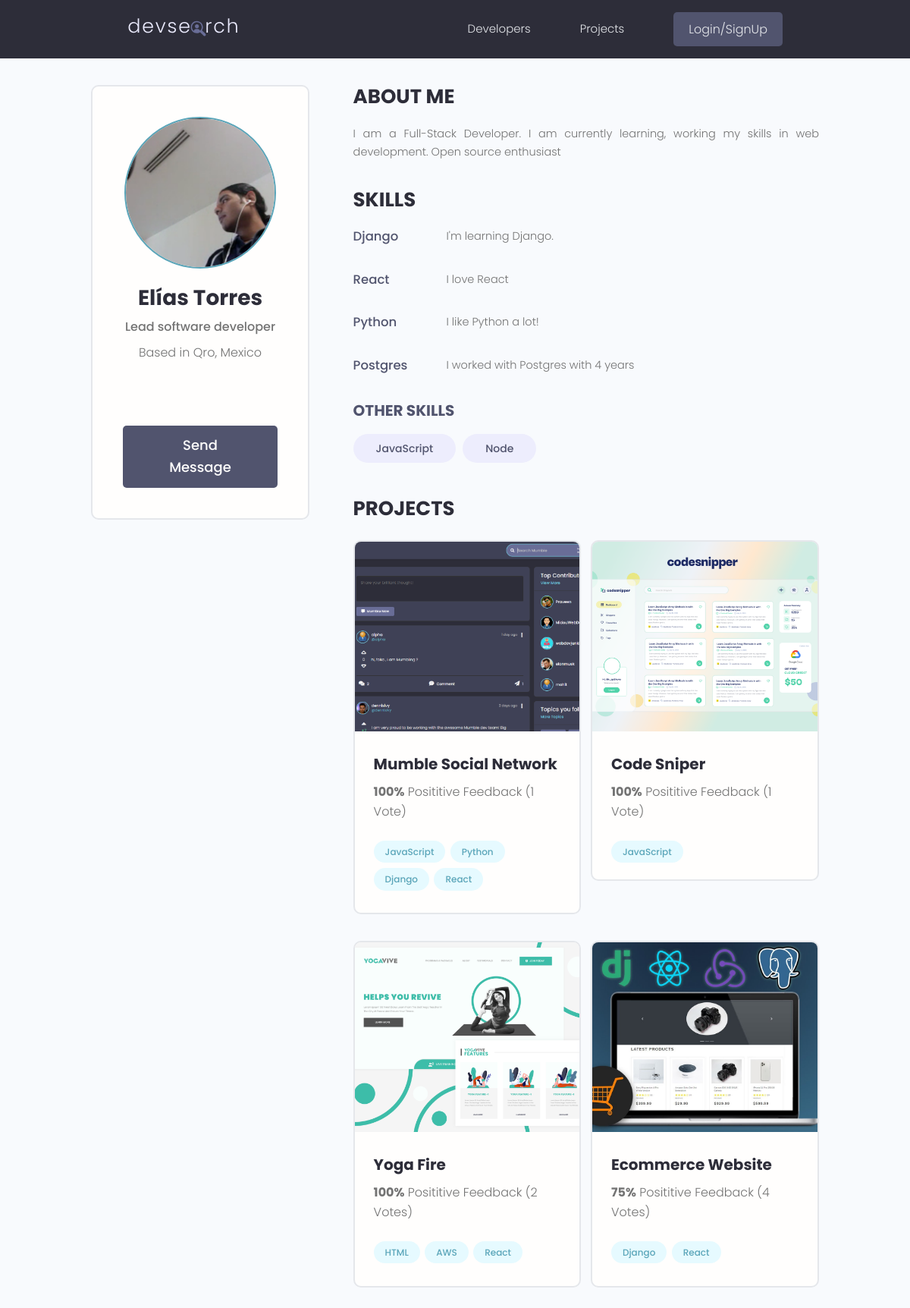
The app's page /profile/b2b75a1e-cc45-43dd-86e1-705ffecfcf68/ with its own data.
### developer/models.py (models this page shows, shortened)
class Developer(models.Model):
    id = models.UUIDField(default=uuid.uuid4,
                          primary_key=True, unique=True, editable=False)
    user = models.OneToOneField(User, on_delete=models.CASCADE, null=True)
    name = models.CharField(max_length=200, blank=True, null=True)
    email = models.EmailField(max_length=200, blank=True, null=True)
    username = models.CharField(max_length=200, blank=True, null=True)
    location = models.CharField(max_length=200, blank=True, null=True)
    short_intro = models.CharField(max_length=200, blank=True, null=True)
    bio = models.TextField(blank=True, null=True)
    profile_image = models.ImageField(
        upload_to='profiles/', blank=True, null=True, default='profiles/user-default.png')
    social_github = models.CharField(max_length=200, blank=True, null=True)
    social_twitter = models.CharField(max_length=200, blank=True, null=True)
    social_linkedin = models.CharField(max_length=200, blank=True, null=True)
    social_youtube = models.CharField(max_length=200, blank=True, null=True)
    social_website = models.CharField(max_length=200, blank=True, null=True)
    social_stackoverflow = models.CharField(
        max_length=200, blank=True, null=True)
    created = models.DateTimeField(auto_now_add=True)

class Skill(models.Model):
    id = models.UUIDField(default=uuid.uuid4,
                          primary_key=True, unique=True, editable=False)
    developer = models.ForeignKey(Developer, on_delete=models.CASCADE)
    name = models.CharField(max_length=200, blank=True, null=True)
    description = models.TextField(blank=True, null=True)
    created = models.DateTimeField(auto_now_add=True)
    def __str__(self):
        return str(self.name)

### project/models.py (models this page shows, shortened)
class Project(models.Model):
    id = models.UUIDField(default=uuid.uuid4,
                          primary_key=True, unique=True, editable=False)
    owner = models.ForeignKey(Developer, null=True,
                              blank=True, on_delete=models.CASCADE)
    title = models.CharField(max_length=200, unique=True)
    description = models.TextField(null=True, blank=True)
    featured_image = models.ImageField(
        null=True, blank=True, default='default.jpg')
    demo_link = models.CharField(max_length=2000, null=True, blank=True)
    source_link = models.CharField(max_length=2000, null=True, blank=True)
    tags = models.ManyToManyField('Tag', blank=True)
    vote_total = models.IntegerField(default=0, null=True, blank=True)
    vote_ratio = models.IntegerField(default=0, null=True, blank=True)
    created = models.DateTimeField(auto_now_add=True)
    class Meta:
        ordering = ['-vote_ratio']

class Tag(models.Model):
    id = models.UUIDField(default=uuid.uuid4,
                          primary_key=True, unique=True, editable=False)
    name = models.CharField(max_length=200)
    created = models.DateTimeField(auto_now_add=True)
    def __str__(self):
        return self.name

### developer/views.py (the view)
# urls.py: path('profile/<str:pk>/', views.profile, name='profile'),
def profile(request, pk):
    developer = Developer.objects.get(pk=pk)
    top_skills = developer.skill_set.exclude(description__exact='')
    other_skills = developer.skill_set.filter(description='')[:5]
    context = {'developer': developer,
               'top_skills': top_skills, 'other_skills': other_skills}
    template_name = 'developer/profile.html'
    return render(request, template_name, context)

### developer/templates/developer/profile.html (shortened to what this page needs)
{% extends 'main.html' %}
{% block content %}
<main class="profile my-md">
    <div class="container">
        <div class="layout">
            <div class="column column--1of3">
                <div class="card text-center">
                    <div class="card__body dev">
                        <img class="avatar avatar--xl" src="{{ developer.profile_image.url }}" />
                        <h2 class="dev__name">{{ developer.name }}</h2>
                        <p class="dev__title">{{ developer.short_intro }}</p>
                        <p class="dev__location">Based in {{ developer.location }}</p>
                        <ul class="dev__social">
                        </ul>
                        {% if request.user.developer.id != developer.id %}
                        <a href="{% url 'developer:create_message' developer.id %}" class="btn btn--sub btn--lg">
                            Send Message
                        </a>
                        {% endif%}
                    </div>
                </div>
            </div>
            <div class="column column--2of3">
                <div class="devInfo">
                    <h3 class="devInfo__title">About Me</h3>
                    <p class="devInfo__about">
                        {{ developer.bio }}
                    </p>
                </div>
                <div class="devInfo">
                    <h3 class="devInfo__title">Skills</h3>
                    <div class="devInfo__skills">
                        {% for top_skill in top_skills %}
                        <div class="devSkill">
                            <h4 class="devSkill__title">{{ top_skill.name }}</h4>
                            <p class="devSkill__info">
                                {{ top_skill.description }}
                            </p>
                        </div>
                        {% endfor %}
                        <h3 class="devInfo__subtitle">Other Skills</h3>
                        <div class="devInfo__otherSkills">
                            {% for other_skill in other_skills %}
                            <span class="tag tag--pill tag--sub tag--lg">
                                <small>{{ other_skill }}</small>
                            </span>
                            {% endfor %}
                        </div>
                    </div>
                </div>
                <div class="devInfo">
                    <h3 class="devInfo__title">Projects</h3>
                    <div class="grid grid--two">
                        {% for project in developer.project_set.all %}
                        <div class="column">
                            <div class="card project">
                                <a href="{% url 'project:project' project.id %}" class="project">
                                    <img class="project__thumbnail" src="{{ project.featured_image.url }}"
                                        alt="project thumbnail" />
                                    <div class="card__body">
                                        <h3 class="project__title">{{ project.title }}</h3>
                                        <p class="project--rating">
                                            <span style="font-weight: bold;">{{ project.vote_ratio }}%</span>
                                            Posititive Feedback ({{ project.vote_total }}
                                            Vote{{project.vote_total|pluralize:"s"}})
                                        </p>
                                        <div class="project__tags">
                                            {% for tag in project.tags.all %}
                                            <span class="tag tag--pill tag--main">
                                                <small>{{ tag }}</small>
                                            </span>
                                            {% endfor %}
                                        </div>
                                    </div>
                                </a>
                            </div>
                        </div>
                        {% endfor %}
                    </div>
                </div>
            </div>
        </div>
    </div>
</main>
{% endblock %}

### static/styles/app.css (style rules this page uses)
:root { --color-sub: #2d2d39; }
.btn--sub { background-color: var(--color-sub-light); }
.card { border: 2px solid var(--color-light); }
img { width: 100%; }
.profile .card > .dev { padding: 4rem; }
.dev__name { color: var(--color-sub); font-size: 2.8rem; font-weight: 700; margin-top: 1rem; margin-bottom: 0.5rem; }
.dev__title { font-size: 1.6rem; font-weight: 500; line-height: 1.3; }
.dev__location { margin-top: 1rem; }
.dev__social { margin: 3rem 0; list-style: none; display: flex; justify-content: center; gap: 1.5rem; }
.devInfo { margin-bottom: 3rem; }
.devInfo__title, .devInfo__subtitle { font-size: 2.6rem; color: var(--color-sub); text-transform: uppercase; font-weight: 700; margin-bottom: 1.5rem; }
.devInfo__subtitle { font-size: 2rem; color: var(--color-sub-light); }
.devInfo__about, .devSkill__info { font-size: 1.45rem; line-height: 1.7; text-align: justify; }
.devSkill { margin-bottom: 3rem; }
.devSkill__title { font-size: 1.65rem; font-weight: 500; color: var(--color-sub-light); }
@media screen and (min-width: 700px) { .devSkill { display: flex; justify-content: space-between; gap: 3rem; } }
@media screen and (min-width: 700px) { .devSkill__info { flex-basis: 80%; } }
.project--rating { margin-bottom: 1.6em; margin-top: .5em; }
.project__thumbnail { height: 25rem; object-fit: cover; object-position: top center; }
.project__title { font-size: 2rem; font-weight: 700; color: var(--color-sub); }

### static/uikit/styles/modules/_variables.css (style rules this page uses)
:root { --color-main: #5aa5b9; --color-main-light: #e6faff; --color-sub: #3f4156; --color-sub-light: #51546e; --color-sub-lighter: #ededfd; --color-text: #737373; --color-gray: #8b8b8b; --color-light: #e5e7eb; --color-light-gray: #767676; --color-bg: #f8fafd; --color-white: #fffefd; --color-white-light: #f3f3f3; --color-success: #359e64; --color-success-bg: #def8e8; --color-error: #fc4b0b; --color-error-bg: #fff2ee; --font-base: 'Poppins', arial, helvetica, 'Segoe UI', roboto, ubuntu, sans-serif; --font-monospace: 'Fira Code', 'Courier New', courier, monospace; --font-regular: 300; --font-medium: 500; --font-bold: 700; --generic-shadow: 1px 1px 5px #00000010; --generic-transition: all 0.3s ease-in-out; }

### static/uikit/styles/modules/_base.css (style rules this page uses)
* { margin: 0; padding: 0; box-sizing: border-box; text-rendering: optimizeLegibility; color: inherit; font-size: inherit; }
html { font-size: 50%; }
@media only screen and (min-width: 480px) { html { font-size: 56.25%; } }
@media only screen and (min-width: 1200px) { html { font-size: 62.5%; } }
body { line-height: 1.6; font-weight: 400; font-size: 1.5rem; color: var(--color-text); background-color: var(--color-bg); min-height: 100vh; }

### static/uikit/styles/modules/_typography.css (style rules this page uses)
* { font-family: var(--font-base); }
h2 { font-size: 3.6rem; font-weight: var(--font-bold); }
h3 { font-size: 3.2rem; font-weight: var(--font-medium); }
h4 { font-size: 2.8rem; font-weight: var(--font-medium); }
p, span, strong { font-size: 1.6rem; color: var(--color-text); font-weight: var(--font-regular); }
a { padding-bottom: 2px; text-decoration: none; display: inline-block; color: var(--color-main); font-weight: var(--font-medium); }

### static/uikit/styles/modules/_utilities.css (style rules this page uses)
.container { width: 92%; max-width: 165rem; margin: 0 auto; box-sizing: border-box; }
@media screen and (min-width: 1000px) { .container { width: 90%; } }
@media screen and (min-width: 1200px) { .container { width: 80%; } }
.text-center { text-align: center; }
.my-md { margin: 3rem auto; }

### static/uikit/styles/modules/_avatar.css (style rules this page uses)
.avatar { border-radius: 50%; border: 2px solid var(--color-main); object-fit: cover; }
.avatar--xl { height: 20rem; width: 20rem; }

### static/uikit/styles/modules/_button.css (style rules this page uses)
.btn { display: inline-block; position: relative; cursor: pointer; background-color: var(--color-light); font-weight: var(--font-medium); color: var(--color-sub); text-decoration: none; padding: 1rem 2rem; border-radius: 0.5rem; border: none; width: -webkit-fit-content; width: -moz-fit-content; width: fit-content; height: -webkit-fit-content; height: -moz-fit-content; height: fit-content; font-size: 1.6rem; outline-width: 0; outline-color: transparent; -webkit-backface-visibility: hidden; backface-visibility: hidden; transition: all 0.3s ease-in-out; }
.btn--sub { background-color: var(--color-sub); color: var(--color-white); }
.btn--lg { font-size: 1.8rem; padding: 1.2rem 4.5rem; }

### static/uikit/styles/modules/_card.css (style rules this page uses)
.card { border-radius: 1rem; background-color: var(--color-white); border: 1.5px solid var(--color-light); width: auto; height: auto; margin-top: 0.5rem; margin-bottom: 0.5rem; overflow: hidden; }
.card__body, .card__header { padding: 2rem 2.5rem; }

### records on screen
Developer: profile_image (picture), name "Elías Torres", short_intro "Lead software developer", location "Qro, Mexico", bio "I am a Full-Stack Developer. I am currently learning, working my skills in web development. Open source enthusiast"
Skill: name "Django", description "I'm learning Django."
Skill: name "React", description "I love React"
Skill: name "Python", description "I like Python a lot!"
Skill: name "Postgres", description "I worked with Postgres with 4 years"
Skill: name "JavaScript"
Skill: name "Node"
Project: featured_image (picture), title "Mumble Social Network", vote_ratio "100", vote_total "1"
Tag: name "JavaScript"
Tag: name "Python"
Tag: name "Django"
Tag: name "React"
Project: featured_image (picture), title "Code Sniper", vote_ratio "100", vote_total "1"
Project: featured_image (picture), title "Yoga Fire", vote_ratio "100", vote_total "2"
Tag: name "HTML"
Tag: name "AWS"
Project: featured_image (picture), title "Ecommerce Website", vote_ratio "75", vote_total "4"
